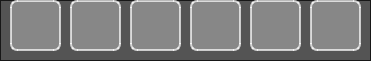
   <widget class="QFrame" name="frame">
    <property name="geometry">
     <rect>
      <x>0</x>
      <y>40</y>
      <width>371</width>
      <height>61</height>
     </rect>
    </property>
    <property name="styleSheet">
     <string notr="true">QWidget{
background-image: url(:/images/img/list_back.jpg);
}</string>
    </property>
    <property name="frameShape">
     <enum>QFrame::StyledPanel</enum>
    </property>
    <property name="frameShadow">
     <enum>QFrame::Raised</enum>
    </property>
    <widget class="QFrame" name="frame_3">
     <property name="geometry">
      <rect>
       <x>0</x>
       <y>0</y>
       <width>371</width>
       <height>61</height>
      </rect>
     </property>
     <property name="styleSheet">
      <string notr="true">QFrame{
	background: rgba(0,0,0,0.65);
}
QFrame:hover{
	background: rgba(0,0,0,0.75);
}
QPushButton{
background: rgba(255,255,255,0.3);
border-radius: 7px;
border: 2px solid rgba(255,255,255,0.7);
/*rgb(68, 117, 222)*/
}
QPushButton:hover{
background: rgba(255,255,255,0.5);
}</string>
     </property>
     <property name="frameShape">
      <enum>QFrame::StyledPanel</enum>
     </property>
     <property name="frameShadow">
      <enum>QFrame::Raised</enum>
     </property>
     <widget class="QPushButton" name="btnOpen">
      <property name="geometry">
       <rect>
        <x>10</x>
        <y>0</y>
        <width>51</width>
        <height>51</height>
       </rect>
      </property>
      <property name="toolTip">
       <string>Shablon yuklash</string>
      </property>
      <property name="toolTipDuration">
       <number>0</number>
      </property>
      <property name="statusTip">
       <string/>
      </property>
      <property name="whatsThis">
       <string/>
      </property>
      <property name="accessibleDescription">
       <string/>
      </property>
      <property name="styleSheet">
       <string notr="true"/>
      </property>
      <property name="text">
       <string/>
      </property>
      <property name="icon">
       <iconset resource="../images.qrc">
        <normaloff>:/images/img/open.png</normaloff>:/images/img/open.png</iconset>
      </property>
      <property name="iconSize">
       <size>
        <width>35</width>
        <height>35</height>
       </size>
      </property>
      <property name="checkable">
       <bool>false</bool>
      </property>
      <property name="checked">
       <bool>false</bool>
      </property>
     </widget>
     <widget class="QPushButton" name="btnNotification">
      <property name="geometry">
       <rect>
        <x>310</x>
        <y>0</y>
        <width>51</width>
        <height>51</height>
       </rect>
      </property>
      <property name="toolTip">
       <string>Bildirishnomalar</string>
      </property>
      <property name="toolTipDuration">
       <number>0</number>
      </property>
      <property name="styleSheet">
       <string notr="true"/>
      </property>
      <property name="text">
       <string/>
      </property>
      <property name="icon">
       <iconset resource="../images.qrc">
        <normaloff>:/images/img/notification.png</normaloff>:/images/img/notification.png</iconset>
      </property>
      <property name="iconSize">
       <size>
        <width>35</width>
        <height>35</height>
       </size>
      </property>
     </widget>
     <widget class="QPushButton" name="btnFavorite">
      <property name="geometry">
       <rect>
        <x>130</x>
        <y>0</y>
        <width>51</width>
        <height>51</height>
       </rect>
      </property>
      <property name="toolTip">
       <string>Sevimlilar</string>
      </property>
      <property name="toolTipDuration">
       <number>0</number>
      </property>
      <property name="styleSheet">
       <string notr="true"/>
      </property>
      <property name="text">
       <string/>
      </property>
      <property name="icon">
       <iconset resource="../images.qrc">
        <normaloff>:/images/img/favorite.png</normaloff>:/images/img/favorite.png</iconset>
      </property>
      <property name="iconSize">
       <size>
        <width>35</width>
        <height>35</height>
       </size>
      </property>
     </widget>
     <widget class="QPushButton" name="btnSave">
      <property name="geometry">
       <rect>
        <x>70</x>
        <y>0</y>
        <width>51</width>
        <height>51</height>
       </rect>
      </property>
      <property name="toolTip">
       <string>Shablon saqlash</string>
      </property>
      <property name="toolTipDuration">
       <number>0</number>
      </property>
      <property name="styleSheet">
       <string notr="true"/>
      </property>
      <property name="text">
       <string/>
      </property>
      <property name="icon">
       <iconset resource="../images.qrc">
        <normaloff>:/images/img/save.png</normaloff>:/images/img/save.png</iconset>
      </property>
      <property name="iconSize">
       <size>
        <width>35</width>
        <height>35</height>
       </size>
      </property>
     </widget>
     <widget class="QPushButton" name="btnTemplate">
      <property name="geometry">
       <rect>
        <x>250</x>
        <y>0</y>
        <width>51</width>
        <height>51</height>
       </rect>
      </property>
      <property name="toolTip">
       <string>Shablonlar</string>
      </property>
      <property name="toolTipDuration">
       <number>0</number>
      </property>
      <property name="styleSheet">
       <string notr="true"/>
      </property>
      <property name="text">
       <string/>
      </property>
      <property name="icon">
       <iconset resource="../images.qrc">
        <normaloff>:/images/img/list.png</normaloff>:/images/img/list.png</iconset>
      </property>
      <property name="iconSize">
       <size>
        <width>30</width>
        <height>30</height>
       </size>
      </property>
     </widget>
     <widget class="QPushButton" name="btnBlack">
      <property name="geometry">
       <rect>
        <x>190</x>
        <y>0</y>
        <width>51</width>
        <height>51</height>
       </rect>
      </property>
      <property name="toolTip">
       <string>Qora ro'yxat</string>
      </property>
      <property name="toolTipDuration">
       <number>0</number>
      </property>
      <property name="styleSheet">
       <string notr="true"/>
      </property>
      <property name="text">
       <string/>
      </property>
      <property name="icon">
       <iconset resource="../images.qrc">
        <normaloff>:/images/img/grid.png</normaloff>:/images/img/grid.png</iconset>
      </property>
      <property name="iconSize">
       <size>
        <width>35</width>
        <height>35</height>
       </size>
      </property>
     </widget>
    </widget>
   </widget>
